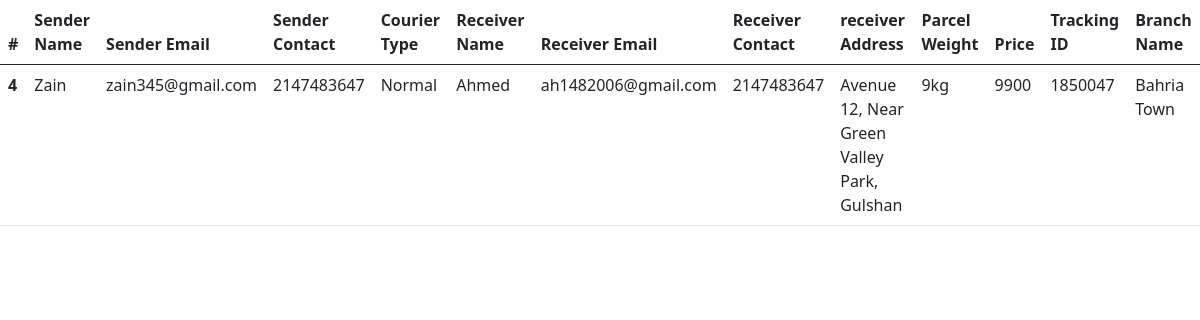
The page /admindashboard/shipmentreport.php?id=4 on the database its author committed.
### tables this page shows
CREATE TABLE `courier` (
  `courier_id` int(11) NOT NULL,
  `sender_name` varchar(255) DEFAULT NULL,
  `sender_email` varchar(255) DEFAULT NULL,
  `sender_contact` int(15) DEFAULT NULL,
  `sender_address` varchar(255) DEFAULT NULL,
  `courier_type` varchar(255) DEFAULT NULL,
  `receiver_name` varchar(255) DEFAULT NULL,
  `receiver_email` varchar(255) NOT NULL,
  `receiver_contact` int(15) NOT NULL,
  `receiver_address` varchar(255) DEFAULT NULL,
  `parcel_weight` varchar(100) DEFAULT NULL,
  `price` int(50) DEFAULT NULL,
  `date` timestamp NOT NULL DEFAULT current_timestamp() ON UPDATE current_timestamp(),
  `status` varchar(20) DEFAULT 'Pending',
  `tracking_no` varchar(255) DEFAULT NULL,
  `branch_id` int(11) DEFAULT NULL
);

CREATE TABLE `branch` (
  `branch_id` int(11) NOT NULL,
  `branch_name` varchar(255) DEFAULT NULL
);

### admindashboard/shipmentreport.php (the view, shortened to what this page needs)
<?php
include "../connection.php";
?>
<!doctype html>
<html lang="en">
  <head>
    <link href="https://cdn.jsdelivr.net/npm/bootstrap@5.0.2/dist/css/bootstrap.min.css" rel="stylesheet">
  </head>
  <body>
  <?php
	 if(isset($_GET['id'])){
		$shipmentdownload=mysqli_query($connection,"SELECT courier.*,branch.branch_name
       FROM courier JOIN branch on branch.branch_id = courier.branch_id where courier_id= '".$_GET['id']."'");
		$value = mysqli_fetch_assoc($shipmentdownload);
		?>
  <table class="table  table-hover">
                                                        <thead>
                                                            <tr>
                                                                <th>#</th>
                                                                <th>Sender Name</th>
                                                                <th>Sender Email</th>
                                                                <th>Sender Contact</th>
                                                                <th>Courier Type</th>
                                                                <th>Receiver Name</th>
                                                                <th>Receiver Email</th>
                                                                <th>Receiver Contact</th>
                                                                <th>receiver Address</th>
                                                                <th>Parcel Weight</th>
                                                                <th>Price</th>
                                                                <th>Tracking ID</th>
                                                                <th>Branch Name</th>
                                                            </tr>
                                                        </thead>
                                                        <tbody>
                                                            <tr>
                                                                <th scope="row"><?php echo $value['courier_id']  ?></th>
                                                                <td><?php echo $value['sender_name']  ?></td>
                                                                <td><?php echo $value['sender_email']  ?></td>
                                                                <td><?php echo $value['sender_contact']  ?></td>
                                                                <td><?php echo $value['courier_type']  ?></td>
                                                                <td><?php echo $value['receiver_name']  ?></td>
                                                                <td><?php echo $value['receiver_email']  ?></td>
                                                                <td><?php echo $value['receiver_contact']  ?></td>
                                                                <td><?php echo $value['receiver_address']  ?></td>
                                                                <td><?php echo $value['parcel_weight']  ?></td>
                                                                <td><?php echo $value['price']  ?></td>
                                                                <td><?php echo $value['tracking_no']  ?></td>
                                                                <td><?php echo $value['branch_name']  ?></td>
                                                            </tr>
                                                        </tbody>
                                                    </table>
                                                    <?php
                                                        }
                                                        ?>
  </body>
</html>

### rows shown on the page
courier: courier_id "4", sender_name "Zain", sender_email "zain345@gmail.com", sender_contact "2147483647", courier_type "Normal", receiver_name "Ahmed", receiver_email "ah1482006@gmail.com", receiver_contact "2147483647", receiver_address "Avenue 12, Near Green Valley Park, Gulshan", parcel_weight "9kg", price "9900", tracking_no "1850047", branch.branch_name "Bahria Town"
